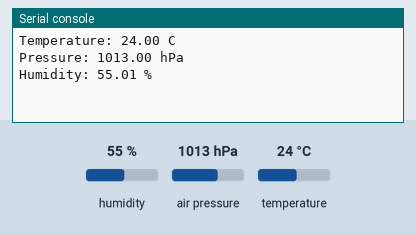
This program was run on a simulated ESP8266 board running MicroPython. Shown: the last lines printed to the serial console. Inputs (shaded band) come from the test bench; at power-on: humidity 55 %, air pressure 1013 hPa, temperature 24 °C. Library files of the repository ran but are not shown: bme280_float.py.

Above: at 1.2 s.
1.3 s: humidity set to 22 %
At 3.2 s:
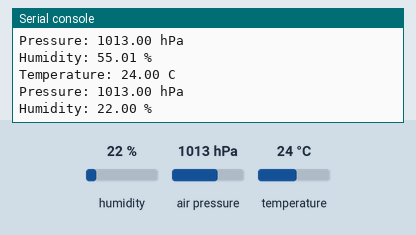
4.0 s: air pressure set to 952 hPa
At 4.9 s:
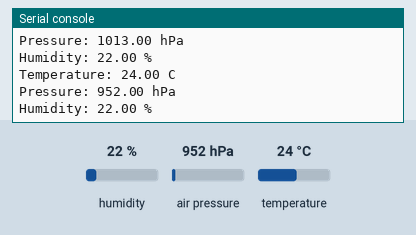
6.7 s: temperature set to 12 °C
At 9.4 s:
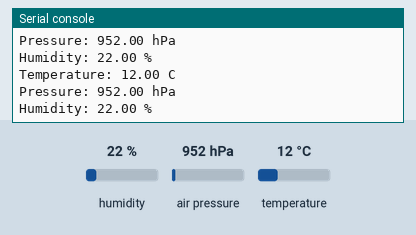

Measured:
- after the input at 1.3 s, the serial console: prints a new line after 0.72 s (image 1)
- after the input at 4.0 s, the serial console: prints a new line at once (image 2)
- after the input at 6.7 s, the serial console: prints a new line after 1.3 s (image 3)

The program:

bme280_test.py
```python
#!/usr/bin/env python
# -*-coding:utf-8 -*-
'''
@File    :   bme280_test.py
@Time    :   2024/03/27 11:40:28
@Author  :   Uras Ayanoglu
@Version :   1.0
@Contact :   uras.ayanoglu@edu.turkuamk.fi
@License :   (C)Copyright 2024, Uras Ayanoglu
@Desc    :   A small script to test the BME280 sensor
@Platform:   AI-Thinker NodeMCU ESP12k ESP32-S2 on MicroPython v1.22.2
'''

from machine import Pin, SoftI2C
from bme280_float import BME280
import time

# Initialize I2C and create BME280 object
scl_bme = 1 # pin number for SCL
sda_bme = 10 # pin number for SDA

bme = BME280(i2c=SoftI2C(scl=Pin(scl_bme), sda=Pin(sda_bme), freq=100000))

# Initialize the I2C connection for BME280
scl_bme = 1  # pin number for SCL
sda_bme = 10 # pin number for SDA

i2c_bme = SoftI2C(scl=Pin(scl_bme), sda=Pin(sda_bme), freq=100000)

# Initialize the BME280 sensor
bme = BME280(i2c=i2c_bme)

while True:
    # Read temperature, pressure, and humidity
    temp, pressure, humidity = bme.read_compensated_data()

    print("Temperature: {:.2f} C".format(temp))
    print("Pressure: {:.2f} hPa".format(pressure/100))
    print("Humidity: {:.2f} %".format(humidity))

    # Sleep for a bit before reading again
    time.sleep(2)
```
